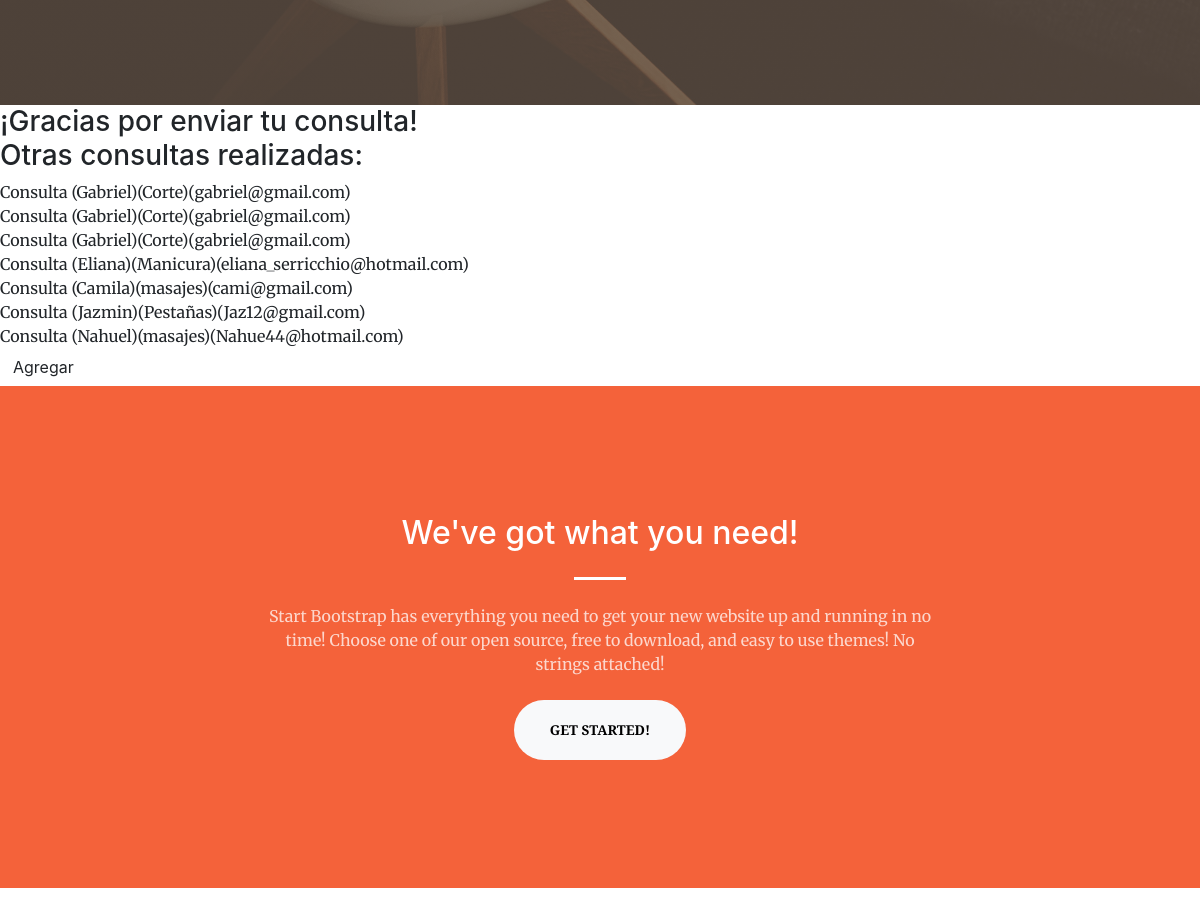
Page /inicio/consultas (signed in, middle part) on the earlier database version.
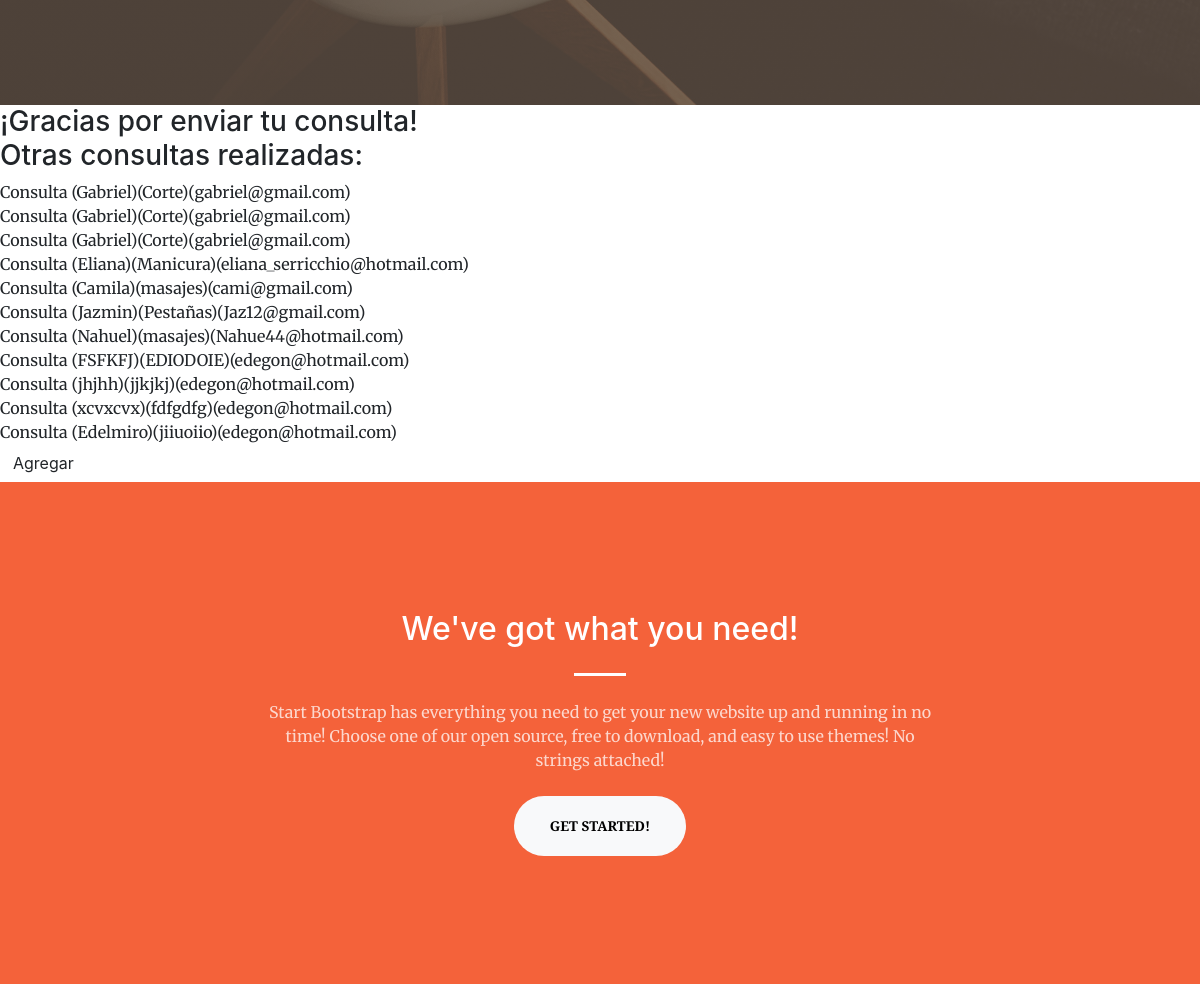
Same page on the later database version.
### AppCoder/models.py (models this page shows)
class Consulta(Model):
    nombre = CharField(max_length=40)
    servicio = CharField(max_length=40)
    mail = EmailField()
    def __str__ (self) -> str: #formulario
        return f'Consulta ({self.nombre})({self.servicio})({self.mail})'

### AppCoder/views.py (the view)
# urls.py: path("consultas", consulta,name="Consultas"),
@login_required
def consulta(request):
 return render(request, "AppCoder/consulta.html", {'consulta': Consulta.objects.all()})

### templates/AppCoder/consulta.html (shortened to what this page needs)
{% extends 'AppCoder/padre.html' %}
{% block contenidoQueCambia %}
    <h3> ¡Gracias por enviar tu consulta!
        <br>
        Otras consultas realizadas:
        <br>
    </h3>
    {% for consulta in consulta %}
        {{consulta}}
        <br>
    {% endfor %}
          <a class="btn -primary" href="{% url 'consulta_formulario' %}">Agregar<a/>
{% endblock %}

### templates/AppCoder/padre.html (shortened to what this page needs)
<!DOCTYPE html>
<html lang="en">
    <head>
    {% load static %}
        <link href="https://cdn.jsdelivr.net/npm/bootstrap-icons@1.5.0/font/bootstrap-icons.css" rel="stylesheet" />
        <link href="https://cdnjs.cloudflare.com/ajax/libs/SimpleLightbox/2.1.0/simpleLightbox.min.css" rel="stylesheet" />
        <link href="{% static 'AppCoder/css/styles.css' %}" rel="stylesheet" />
    </head>
    <body id="page-top">
        <header class="masthead">
            <div class="container px-4 px-lg-5 h-100">
                <div class="row gx-4 gx-lg-5 h-100 align-items-center justify-content-center text-center">
                </div>
            </div>
        </header>
        {% block contenidoQueCambia %}{% endblock %}
        <section class="page-section bg-primary" id="about">
            <div class="container px-4 px-lg-5">
                <div class="row gx-4 gx-lg-5 justify-content-center">
                    <div class="col-lg-8 text-center">
                        <h2 class="text-white mt-0">We've got what you need!</h2>
                        <hr class="divider divider-light" />
                        <p class="text-white-75 mb-4">Start Bootstrap has everything you need to get your new website up and running in no time! Choose one of our open source, free to download, and easy to use themes! No strings attached!</p>
                        <a class="btn btn-light btn-xl" href="#services">Get Started!</a>
                    </div>
                </div>
            </div>
        </section>
        <section class="page-section" id="services">
        </section>
    </body>
</html>

Differences in the rows shown:
added Consulta: nombre+servicio+mail "Consulta (FSFKFJ)(EDIODOIE)(edegon@hotmail.com)"
added Consulta: nombre+servicio+mail "Consulta (jhjhh)(jjkjkj)(edegon@hotmail.com)"
added Consulta: nombre+servicio+mail "Consulta (xcvxcvx)(fdfgdfg)(edegon@hotmail.com)"
added Consulta: nombre+servicio+mail "Consulta (Edelmiro)(jiiuoiio)(edegon@hotmail.com)"
